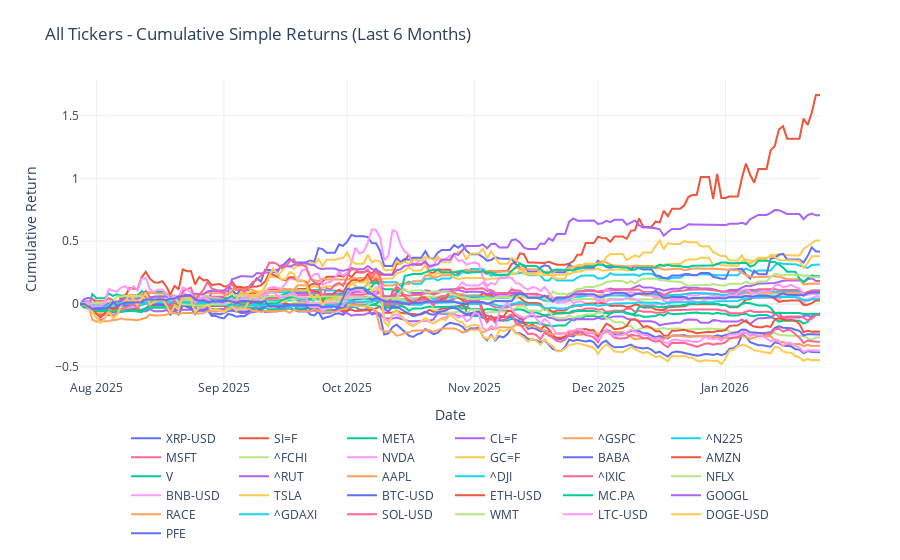

Notebook code for this chart:
### Code cell
# plot last 6 months of cumprod_simple_6m returns 
fig = go.Figure()
for column in cumprod_simple_6m.columns:
    fig.add_trace(
        go.Scatter(
            x=cumprod_simple_6m.index,
            y=cumprod_simple_6m[column],
            mode="lines",
            name=column,
        )
    )

fig.update_layout(
    title="All Tickers - Cumulative Simple Returns (Last 6 Months)",
    xaxis_title="Date",
    yaxis_title="Cumulative Return",
    legend=dict(orientation="h", yanchor="top", y=-0.15, xanchor="center", x=0.5),
    template="plotly_white",
    margin=dict(t=80, b=120),
)
fig.show()

### Figure 1 — Plotly figure (JSON) as saved in the notebook; plotly's stock layout.template omitted (floating-point values rounded to 4 significant figures; data arrays with more than 128 entries replaced by an {"elided": "..."} marker saying what was removed)
{"data": [{"mode": "lines", "name": "XRP-USD", "type": "scatter", "x": {"elided": "181 str values"}, "y": {"elided": "181 float values"}}, {"mode": "lines", "name": "SI=F", "type": "scatter", "x": {"elided": "181 str values"}, "y": {"elided": "181 float values"}}, {"mode": "lines", "name": "META", "type": "scatter", "x": {"elided": "181 str values"}, "y": {"elided": "181 float values"}}, {"mode": "lines", "name": "CL=F", "type": "scatter", "x": {"elided": "181 str values"}, "y": {"elided": "181 float values"}}, {"mode": "lines", "name": "^GSPC", "type": "scatter", "x": {"elided": "181 str values"}, "y": {"elided": "181 float values"}}, {"mode": "lines", "name": "^N225", "type": "scatter", "x": {"elided": "181 str values"}, "y": {"elided": "181 float values"}}, {"mode": "lines", "name": "MSFT", "type": "scatter", "x": {"elided": "181 str values"}, "y": {"elided": "181 float values"}}, {"mode": "lines", "name": "^FCHI", "type": "scatter", "x": {"elided": "181 str values"}, "y": {"elided": "181 float values"}}, {"mode": "lines", "name": "NVDA", "type": "scatter", "x": {"elided": "181 str values"}, "y": {"elided": "181 float values"}}, {"mode": "lines", "name": "GC=F", "type": "scatter", "x": {"elided": "181 str values"}, "y": {"elided": "181 float values"}}, {"mode": "lines", "name": "BABA", "type": "scatter", "x": {"elided": "181 str values"}, "y": {"elided": "181 float values"}}, {"mode": "lines", "name": "AMZN", "type": "scatter", "x": {"elided": "181 str values"}, "y": {"elided": "181 float values"}}, {"mode": "lines", "name": "V", "type": "scatter", "x": {"elided": "181 str values"}, "y": {"elided": "181 float values"}}, {"mode": "lines", "name": "^RUT", "type": "scatter", "x": {"elided": "181 str values"}, "y": {"elided": "181 float values"}}, {"mode": "lines", "name": "AAPL", "type": "scatter", "x": {"elided": "181 str values"}, "y": {"elided": "181 float values"}}, {"mode": "lines", "name": "^DJI", "type": "scatter", "x": {"elided": "181 str values"}, "y": {"elided": "181 float values"}}, {"mode": "lines", "name": "^IXIC", "type": "scatter", "x": {"elided": "181 str values"}, "y": {"elided": "181 float values"}}, {"mode": "lines", "name": "NFLX", "type": "scatter", "x": {"elided": "181 str values"}, "y": {"elided": "181 float values"}}, {"mode": "lines", "name": "BNB-USD", "type": "scatter", "x": {"elided": "181 str values"}, "y": {"elided": "181 float values"}}, {"mode": "lines", "name": "TSLA", "type": "scatter", "x": {"elided": "181 str values"}, "y": {"elided": "181 float values"}}, {"mode": "lines", "name": "BTC-USD", "type": "scatter", "x": {"elided": "181 str values"}, "y": {"elided": "181 float values"}}, {"mode": "lines", "name": "ETH-USD", "type": "scatter", "x": {"elided": "181 str values"}, "y": {"elided": "181 float values"}}, {"mode": "lines", "name": "MC.PA", "type": "scatter", "x": {"elided": "181 str values"}, "y": {"elided": "181 float values"}}, {"mode": "lines", "name": "GOOGL", "type": "scatter", "x": {"elided": "181 str values"}, "y": {"elided": "181 float values"}}, {"mode": "lines", "name": "RACE", "type": "scatter", "x": {"elided": "181 str values"}, "y": {"elided": "181 float values"}}, {"mode": "lines", "name": "^GDAXI", "type": "scatter", "x": {"elided": "181 str values"}, "y": {"elided": "181 float values"}}, {"mode": "lines", "name": "SOL-USD", "type": "scatter", "x": {"elided": "181 str values"}, "y": {"elided": "181 float values"}}, {"mode": "lines", "name": "WMT", "type": "scatter", "x": {"elided": "181 str values"}, "y": {"elided": "181 float values"}}, {"mode": "lines", "name": "LTC-USD", "type": "scatter", "x": {"elided": "181 str values"}, "y": {"elided": "181 float values"}}, {"mode": "lines", "name": "DOGE-USD", "type": "scatter", "x": {"elided": "181 str values"}, "y": {"elided": "181 float values"}}, {"mode": "lines", "name": "PFE", "type": "scatter", "x": {"elided": "181 str values"}, "y": {"elided": "181 float values"}}], "layout": {"legend": {"orientation": "h", "x": 0.5, "xanchor": "center", "y": -0.15, "yanchor": "top"}, "margin": {"b": 120, "t": 80}, "title": {"text": "All Tickers - Cumulative Simple Returns (Last 6 Months)"}, "xaxis": {"title": {"text": "Date"}}, "yaxis": {"title": {"text": "Cumulative Return"}}}}
